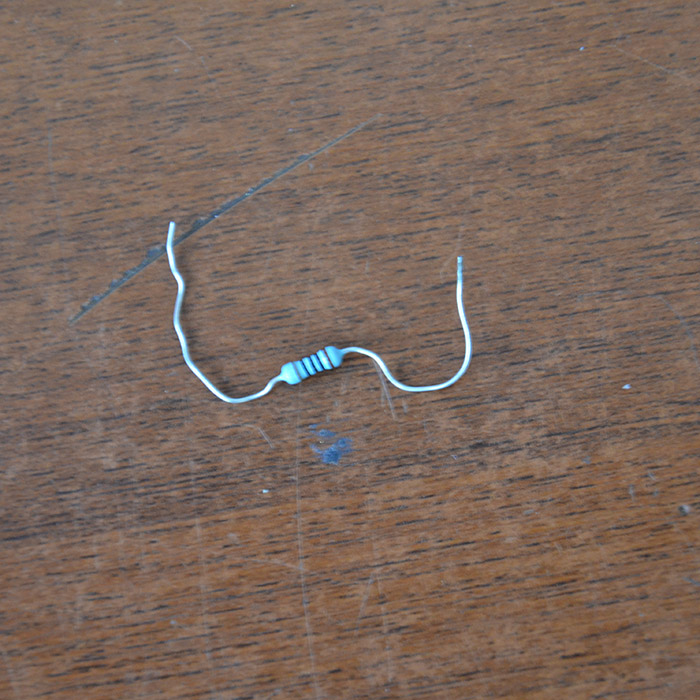
#> input picture archive/100R_1-4W/100R_1-4W_(103).jpg, 700 x 700 px; its folder holds only this picture in this run
$ python contour_sliders.py
#> lines starting #> are read from the running program, lines starting #| are printed output that depends on the picture; after the words box and inside, x2 and y2 are one past the last pixel; in counts of white or black regions, pixels touching at a corner belong together
"""
Contour tuning script — GrabCut params hardcoded, post-processing tunable.

Controls
  [ / ]   — prev / next image
  R       — rerun with current slider values
  S       — print current values to stdout
  Q       — quit
"""

import cv2 as cv
import numpy as np
import os
import sys

IMAGE_DIR = sys.argv[1] if len(sys.argv) > 1 else 'archive'
WIN       = 'Tune Contours'

# ── Hardcoded GrabCut params (tune in contour.py if needed) ──────────────────
GC_RECT_MARGIN_X = 0.40
GC_RECT_MARGIN_Y = 0.40
GC_ITER          = 7


def nothing(x): pass


all_images = []
for root, dirs, files in os.walk(IMAGE_DIR):
    for f in files:
        if f.endswith('.jpg'):
            all_images.append(os.path.join(root, f))
all_images.sort()

assert len(all_images) > 0, f"No jpg images found in {IMAGE_DIR}"
print(f"Found {len(all_images)} images.")
print("R=rerun  [/]=prev/next  S=print values  Q=quit")

img_index = [0]


def load_img():
    return cv.imread(all_images[img_index[0]])


cv.namedWindow(WIN, cv.WINDOW_NORMAL)
cv.resizeWindow(WIN, 1400, 800)

# Numbered so they're identifiable even if Qt drops label text
cv.createTrackbar('1 Close size',    WIN,  5, 30, nothing)
cv.createTrackbar('2 Close iter',    WIN,  3,  8, nothing)
cv.createTrackbar('3 Open size',     WIN,  4, 30, nothing)
cv.createTrackbar('4 Open iter',     WIN,  2,  8, nothing)
cv.createTrackbar('5 Min area',      WIN, 677, 9000, nothing)
cv.createTrackbar('6 Center zone%',  WIN, 31, 100, nothing)
cv.createTrackbar('7 Erode size',    WIN,  8, 40, nothing)
cv.createTrackbar('8 Erode iter',    WIN,  1, 10, nothing)
cv.createTrackbar('9 Aspect min*10', WIN, 11, 50, nothing)
cv.createTrackbar('10 Aspect max*10',WIN, 80, 150, nothing)
cv.createTrackbar('11 Convexity%',   WIN, 52, 100, nothing)


def get_params():
    return dict(
        close_size      = max(cv.getTrackbarPos('1 Close size',     WIN), 1),
        close_iter      = max(cv.getTrackbarPos('2 Close iter',     WIN), 1),
        open_size       = max(cv.getTrackbarPos('3 Open size',      WIN), 1),
        open_iter       = max(cv.getTrackbarPos('4 Open iter',      WIN), 1),
        min_area        = cv.getTrackbarPos('5 Min area',           WIN),
        center_zone     = cv.getTrackbarPos('6 Center zone%',       WIN) / 100.0,
        erode_size      = max(cv.getTrackbarPos('7 Erode size',     WIN), 1),
        erode_iter      = max(cv.getTrackbarPos('8 Erode iter',     WIN), 1),
        body_aspect_min = cv.getTrackbarPos('9 Aspect min*10',      WIN) / 10.0,
        body_aspect_max = cv.getTrackbarPos('10 Aspect max*10',     WIN) / 10.0,
        body_convexity  = cv.getTrackbarPos('11 Convexity%',        WIN) / 100.0,
    )


def _grabcut_fg(img):
    h, w = img.shape[:2]
    mx   = max(int(w * GC_RECT_MARGIN_X), 1)
    my   = max(int(h * GC_RECT_MARGIN_Y), 1)
    rect = (mx, my, w - 2 * mx, h - 2 * my)
    mask = np.zeros((h, w), np.uint8)
    bgd  = np.zeros((1, 65), np.float64)
    fgd  = np.zeros((1, 65), np.float64)
    cv.grabCut(img, mask, rect, bgd, fgd, GC_ITER, cv.GC_INIT_WITH_RECT)
    return np.where((mask == 1) | (mask == 3), 255, 0).astype(np.uint8)


def draw_labels(img, p, status, fname, idx, total):
    """Draw current param values and status onto image."""
    h, w = img.shape[:2]
    overlay = img.copy()

    # semi-transparent label box on left
    box_w, box_h = 290, 340
    cv.rectangle(overlay, (0, 0), (box_w, box_h), (0, 0, 0), -1)
    cv.addWeighted(overlay, 0.55, img, 0.45, 0, img)

    lines = [
        f"[{idx+1}/{total}] {fname}",
        "",
        "-- Mask cleanup --",
        f"  1  Close size : {p['close_size']}",
        f"  2  Close iter : {p['close_iter']}",
        f"  3  Open  size : {p['open_size']}",
        f"  4  Open  iter : {p['open_iter']}",
        "",
        "-- Selection --",
        f"  5  Min area   : {p['min_area']}",
        f"  6  Center zone: {int(p['center_zone']*100)}%",
        "",
        "-- Erosion (leads) --",
        f"  7  Erode size : {p['erode_size']}",
        f"  8  Erode iter : {p['erode_iter']}",
        "",
        "-- Body shape --",
        f"  9  Aspect min : {p['body_aspect_min']:.1f}",
        f"  10 Aspect max : {p['body_aspect_max']:.1f}",
        f"  11 Convexity  : {int(p['body_convexity']*100)}%",
    ]

    y = 18
    for line in lines:
        color = (180, 255, 180) if line.startswith("--") else (220, 220, 220)
        cv.putText(img, line, (6, y), cv.FONT_HERSHEY_SIMPLEX, 0.42, color, 1, cv.LINE_AA)
        y += 15

    # status bar at bottom
    s_color = (0, 220, 80) if not status.startswith("FAIL") else (0, 60, 255)
    cv.rectangle(img, (0, h - 22), (w, h), (0, 0, 0), -1)
    cv.putText(img, status, (6, h - 7), cv.FONT_HERSHEY_SIMPLEX, 0.45, s_color, 1, cv.LINE_AA)
    cv.putText(img, "R=run  [/]=img  S=print  Q=quit",
               (w - 240, h - 7), cv.FONT_HERSHEY_SIMPLEX, 0.4, (150, 150, 150), 1)


def process(img):
    p     = get_params()
    debug = img.copy()
    img_h, img_w = img.shape[:2]

    status     = "RUNNING..."
    eroded_vis = np.zeros((img_h, img_w), dtype=np.uint8)
    fg_vis     = np.zeros((img_h, img_w), dtype=np.uint8)

    try:
        # GrabCut
        fg     = _grabcut_fg(img)
        fg_vis = fg.copy()

        # Mask cleanup
        ck = cv.getStructuringElement(cv.MORPH_ELLIPSE, (p['close_size'], p['close_size']))
        ok = cv.getStructuringElement(cv.MORPH_ELLIPSE, (p['open_size'],  p['open_size']))
        fg = cv.morphologyEx(fg, cv.MORPH_CLOSE, ck, iterations=p['close_iter'])
        fg = cv.morphologyEx(fg, cv.MORPH_OPEN,  ok, iterations=p['open_iter'])

        # Center-zone contour selection
        contours, _ = cv.findContours(fg, cv.RETR_EXTERNAL, cv.CHAIN_APPROX_SIMPLE)
        margin_x = img_w * (1 - p['center_zone']) / 2
        margin_y = img_h * (1 - p['center_zone']) / 2
        cx_min, cx_max = margin_x, img_w - margin_x
        cy_min, cy_max = margin_y, img_h - margin_y
        cv.rectangle(debug, (int(cx_min), int(cy_min)),
                     (int(cx_max), int(cy_max)), (0, 255, 255), 1)

        centered = []
        for c in contours:
            if cv.contourArea(c) < p['min_area']:
                continue
            x, y, w, h = cv.boundingRect(c)
            if cx_min < x + w/2 < cx_max and cy_min < y + h/2 < cy_max:
                centered.append(c)

        cv.drawContours(debug, centered, -1, (255, 128, 0), 1)

        if not centered:
            raise ValueError("no centered contour")

        best = max(centered, key=cv.contourArea)

        # Erode to strip leads
        full_mask = np.zeros((img_h, img_w), dtype=np.uint8)
        cv.drawContours(full_mask, [best], -1, 255, thickness=cv.FILLED)
        ek     = cv.getStructuringElement(cv.MORPH_ELLIPSE, (p['erode_size'], p['erode_size']))
        eroded = cv.erode(full_mask, ek, iterations=p['erode_iter'])
        eroded_vis = eroded.copy()

        if cv.countNonZero(eroded) == 0:
            raise ValueError("erosion removed contour")

        # Body shape validation
        body_ctrs, _ = cv.findContours(eroded, cv.RETR_EXTERNAL, cv.CHAIN_APPROX_SIMPLE)
        candidates = []
        for c in body_ctrs:
            area = cv.contourArea(c)
            if area < p['min_area'] / 2:
                continue
            _, (bw, bh), _ = cv.minAreaRect(c)
            if min(bw, bh) == 0:
                continue
            aspect = max(bw, bh) / min(bw, bh)
            if not (p['body_aspect_min'] <= aspect <= p['body_aspect_max']):
                continue
            hull = cv.convexHull(c)
            hull_area = cv.contourArea(hull)
            if hull_area > 0 and cv.contourArea(c) / hull_area >= p['body_convexity']:
                candidates.append(c)

        if not candidates:
            raise ValueError("no valid body shape")

        body    = max(candidates, key=cv.contourArea)
        rect_r  = cv.minAreaRect(body)
        box_pts = cv.boxPoints(rect_r).astype(np.int32)
        cv.drawContours(debug, [box_pts], 0, (0, 255, 0), 2)
        _, (bw, bh), angle = rect_r
        aspect = max(bw, bh) / max(min(bw, bh), 1)
        status = f"OK  body:{cv.contourArea(body):.0f}px  aspect:{aspect:.1f}  angle:{angle:.1f}  found:{len(centered)}"

    except Exception as e:
        status = f"FAIL: {e}"

    fname = os.path.basename(all_images[img_index[0]])
    draw_labels(debug, p, status, fname, img_index[0], len(all_images))

    h_img     = debug.shape[0]
    fg_bgr    = cv.resize(cv.cvtColor(fg_vis,     cv.COLOR_GRAY2BGR), (200, h_img))
    erode_bgr = cv.resize(cv.cvtColor(eroded_vis, cv.COLOR_GRAY2BGR), (200, h_img))

    # column headers above side panels
    fg_bgr    = np.vstack([np.full((20, 200, 3), 30, dtype=np.uint8), fg_bgr[:-20]])
    erode_bgr = np.vstack([np.full((20, 200, 3), 30, dtype=np.uint8), erode_bgr[:-20]])
    cv.putText(fg_bgr,    "GrabCut mask", (4, 14), cv.FONT_HERSHEY_SIMPLEX, 0.4, (200,200,200), 1)
    cv.putText(erode_bgr, "After erode",  (4, 14), cv.FONT_HERSHEY_SIMPLEX, 0.4, (200,200,200), 1)

    combined = np.hstack([debug, fg_bgr, erode_bgr])
    cv.imshow(WIN, combined)
    return status


img  = load_img()
#> in load_img, returned value is the input picture: shape (700, 700, 3); mean B, G, R 93.1, 103.8, 123.7
last = process(img)
#> in process, `fg     = _grabcut_fg(img)`: fg: shape (700, 700); 0.36% white; 1 white region, box (x1, y1, x2, y2) and area: (280, 346, 420, 391) 1784
#> in process, `fg = cv.morphologyEx(fg, cv.MORPH_CLOSE, ck, iterations=p['close_iter'])`: fg: shape (700, 700); 0.37% white; 1 white region, box (x1, y1, x2, y2) and area: (280, 346, 420, 391) 1831
#> in process, `fg = cv.morphologyEx(fg, cv.MORPH_OPEN,  ok, iterations=p['open_iter'])`:
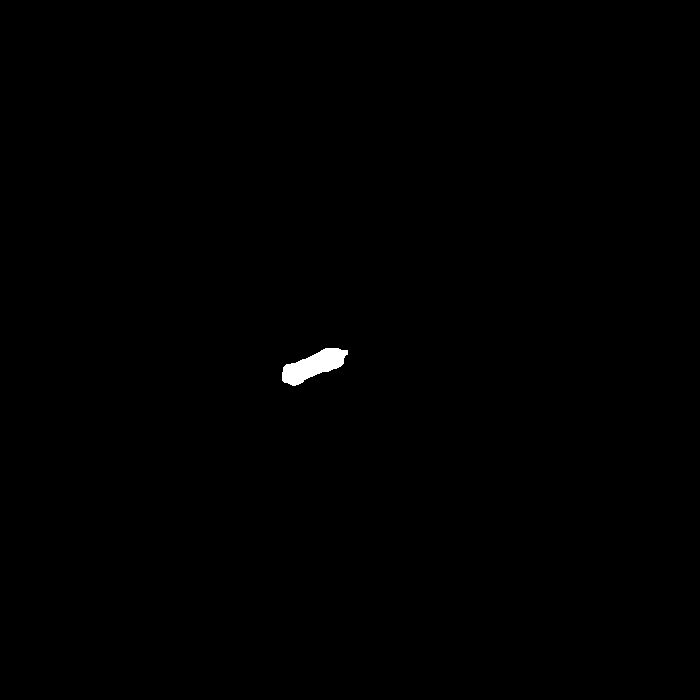
#> fg: shape (700, 700); 0.27% white; 1 white region
#> in process, `contours, _ = cv.findContours(fg, cv.RETR_EXTERNAL, cv.CHAIN_APPROX_SI..`: contours = 1 contour; box (x1, y1, x2, y2) and area: (282, 348, 348, 386) 1250
#> in process, `cv.rectangle(debug, (int(cx_min), int(cy_min)), (int(cx_max), int(cy_m..`:
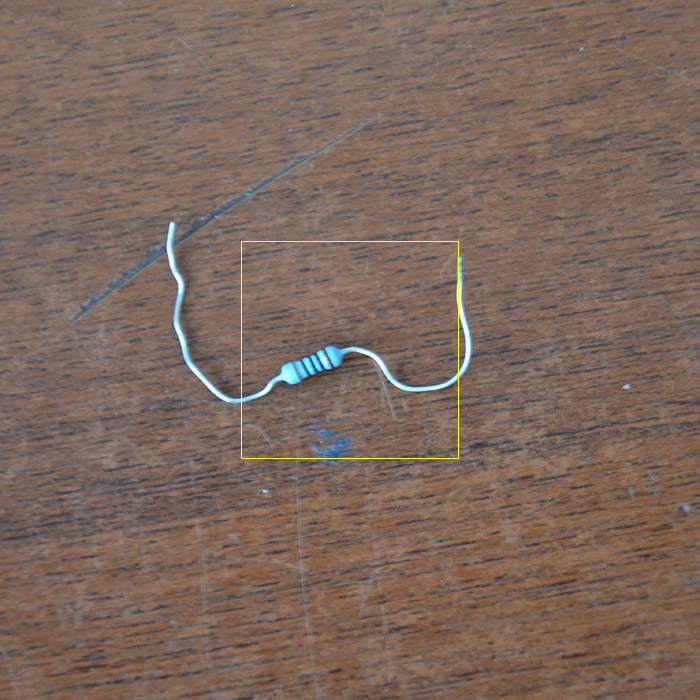
#> debug: shape (700, 700, 3); 0.18% of pixels changed, all inside (x1, y1, x2, y2) = (241, 241, 459, 459)
#> the loop in process, `for c in contours:` made 1 pass
#> (x, y, w, h) on pass 1: (282, 348, 66, 38)
#> after the loop in process, `for c in contours:`: centered has the same summary as contours
#> in process, `cv.drawContours(debug, centered, -1, (255, 128, 0), 1)`: debug: shape (700, 700, 3); 0.03% of pixels changed, all inside (x1, y1, x2, y2) = (282, 348, 348, 386)
#> in process, `best = max(centered, key=cv.contourArea)`: best = contour of 90 points, box (x1, y1, x2, y2) (282, 348, 348, 386), area 1250
#> in process, `eroded = cv.erode(full_mask, ek, iterations=p['erode_iter'])`:
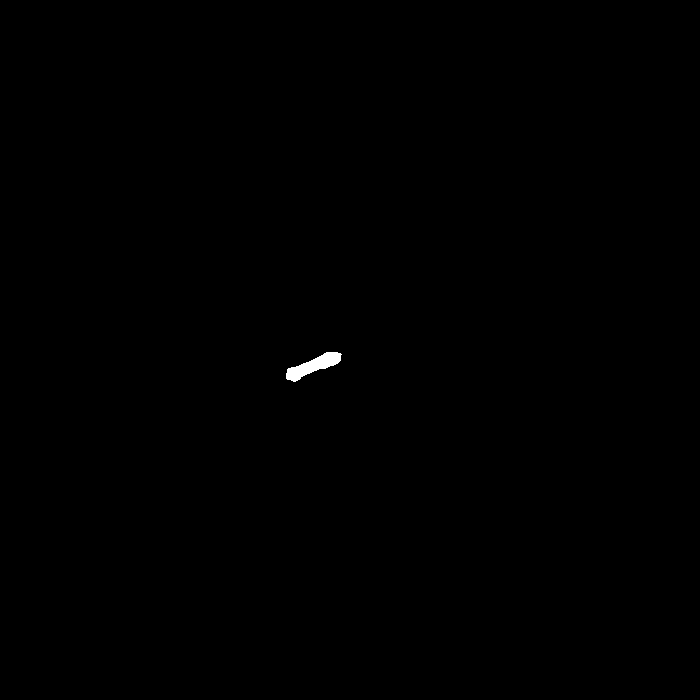
#> eroded: shape (700, 700); 0.15% white; 1 white region
#> in process, `body_ctrs, _ = cv.findContours(eroded, cv.RETR_EXTERNAL, cv.CHAIN_APPR..`: body_ctrs = 1 contour; box (x1, y1, x2, y2) and area: (286, 352, 342, 382) 661
#> the loop in process, `for c in body_ctrs:` made 1 pass
#> (area, bw, bh, aspect, hull_area) on pass 1: (661, 60, 14.7, 4.08, 789.5)
#> after the loop in process, `for c in body_ctrs:`: candidates has the same summary as body_ctrs
#> in process, `body    = max(candidates, key=cv.contourArea)`: body = contour of 81 points, box (x1, y1, x2, y2) (286, 352, 342, 382), area 661
#> in process, `rect_r  = cv.minAreaRect(body)`: rect_r = ((313.2, 365.4), (60, 14.7), -22.83)
#> in process, `box_pts = cv.boxPoints(rect_r).astype(np.int32)`: box_pts = [[288, 383], [282, 370], [338, 346], [343, 360]]
#> in process, `cv.drawContours(debug, [box_pts], 0, (0, 255, 0), 2)`:
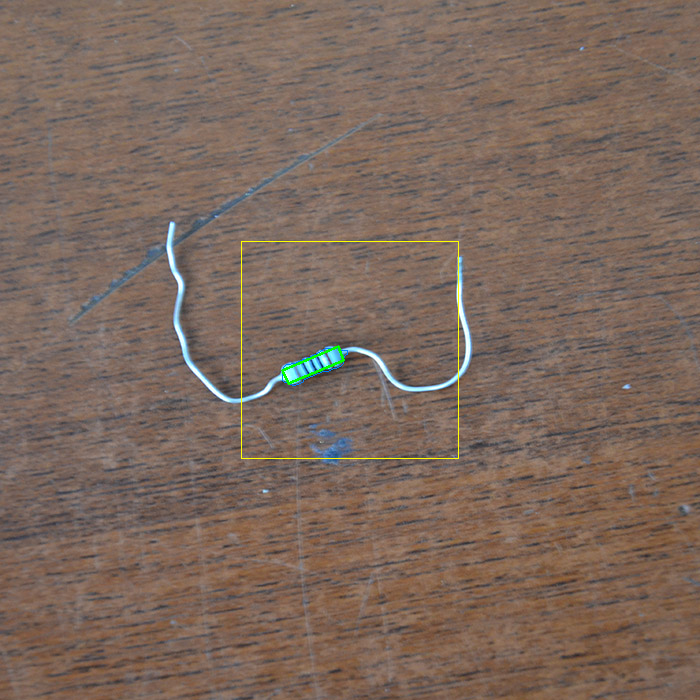
#> debug: shape (700, 700, 3); mean B, G, R 92.7, 104.1, 123.9
#> in process, `_, (bw, bh), angle = rect_r`: angle = -22.83
#> after the loop in draw_labels, `for line in lines:`:
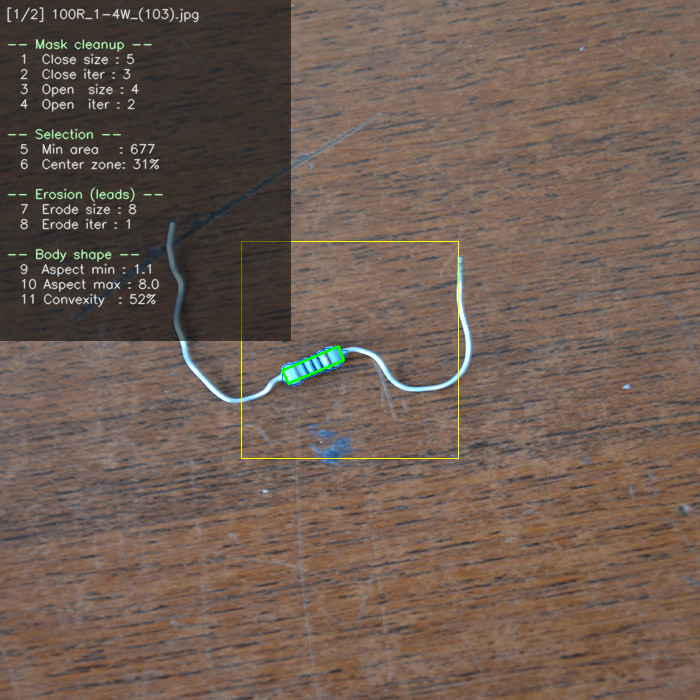
#> img: shape (700, 700, 3); mean B, G, R 83.1, 93.6, 111.2
#> after the loop in draw_labels, `for line in lines:`: y = 318
#> in process, `cv.putText(fg_bgr,    "GrabCut mask", (4, 14), cv.FONT_HERSHEY_SIMPLEX..`: fg_bgr: shape (700, 200, 3); min 0, max 255, mean 2
#> in process, `cv.putText(erode_bgr, "After erode",  (4, 14), cv.FONT_HERSHEY_SIMPLEX..`:
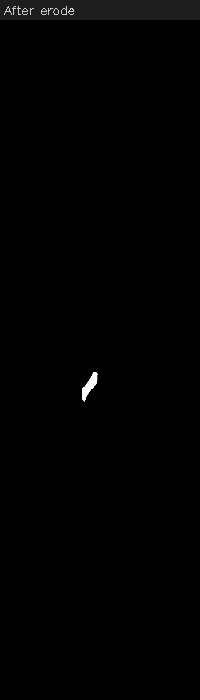
#> erode_bgr: shape (700, 200, 3); min 0, max 255, mean 1.4
#> in process, `combined = np.hstack([debug, fg_bgr, erode_bgr])`:
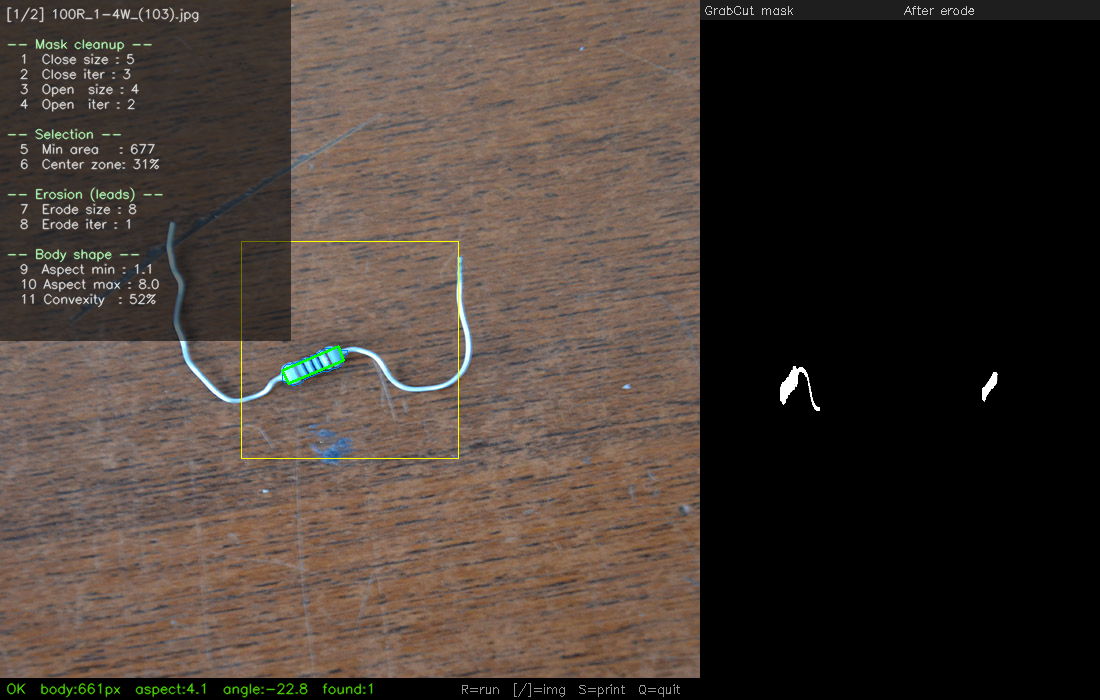
#> combined: shape (700, 1100, 3); mean B, G, R 52, 58.6, 69.2

while True:
    key = cv.waitKey(100) & 0xFF
#> (key q is pressed here)
    if key == ord('q'):
        break
    elif key == ord(']'):
        img_index[0] = (img_index[0] + 1) % len(all_images)
        img = load_img()
        print(f"  -> {all_images[img_index[0]]}")
        last = process(img)
    elif key == ord('['):
        img_index[0] = (img_index[0] - 1) % len(all_images)
        img = load_img()
        print(f"  -> {all_images[img_index[0]]}")
        last = process(img)
    elif key == ord('r'):
        print("  Running...")
        last = process(img)
        print(f"  {last}")
    elif key == ord('s'):
        p = get_params()
        print("\n-- Current values --")
        for k, v in p.items():
            print(f"  {k}: {v}")

cv.destroyAllWindows()
